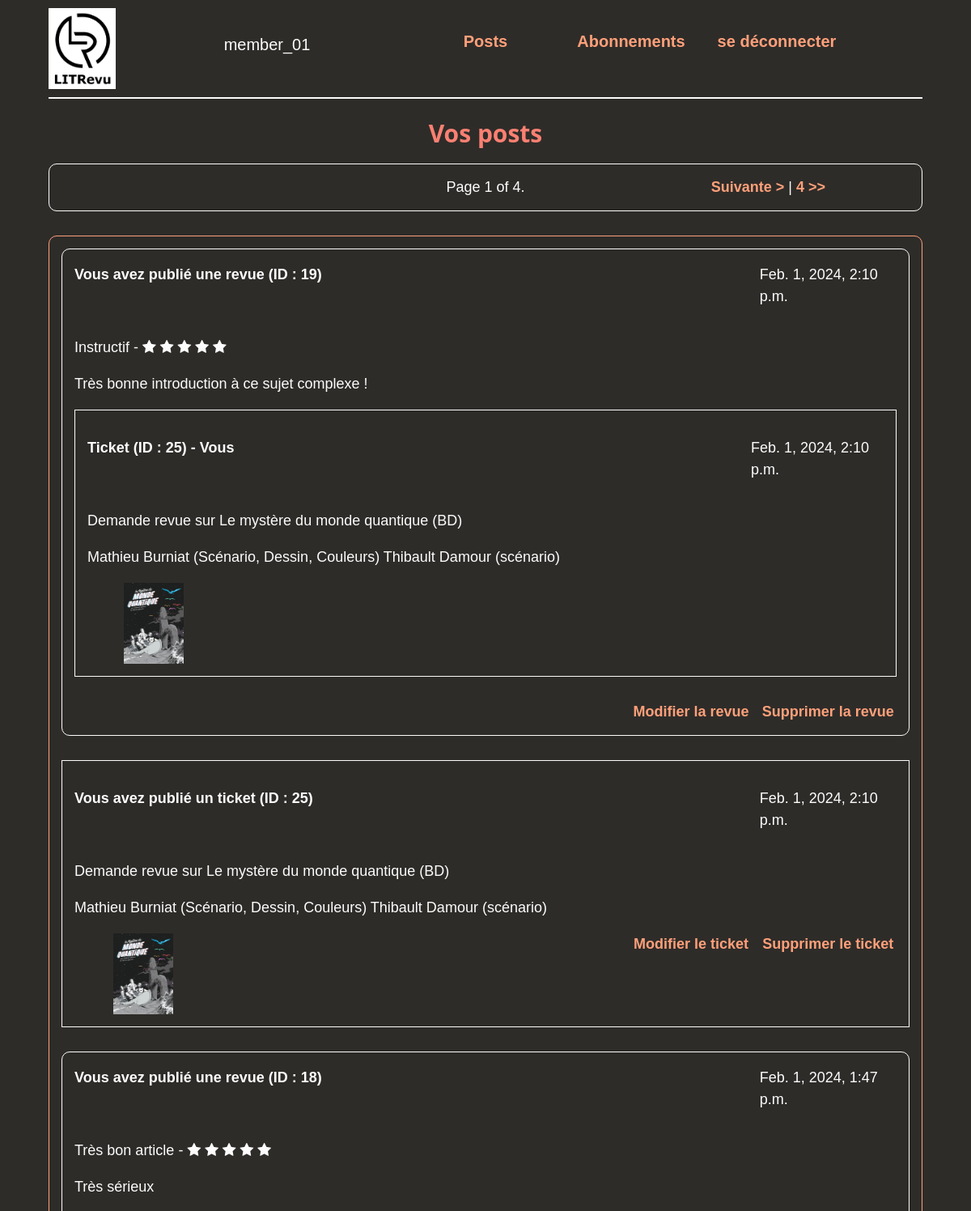
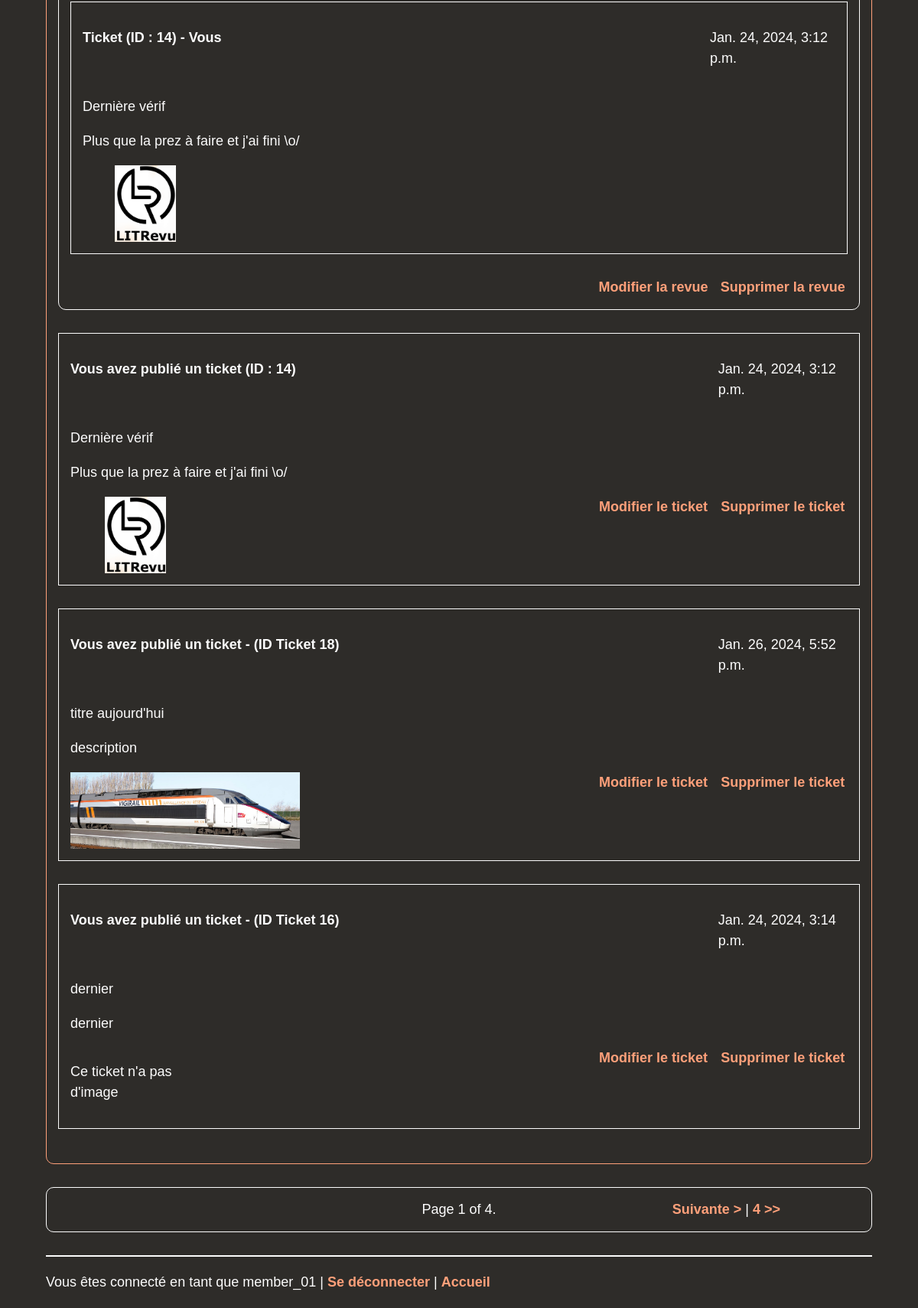
Before: /activity/ (signed in) with the older database file (2 pictures, top to bottom).
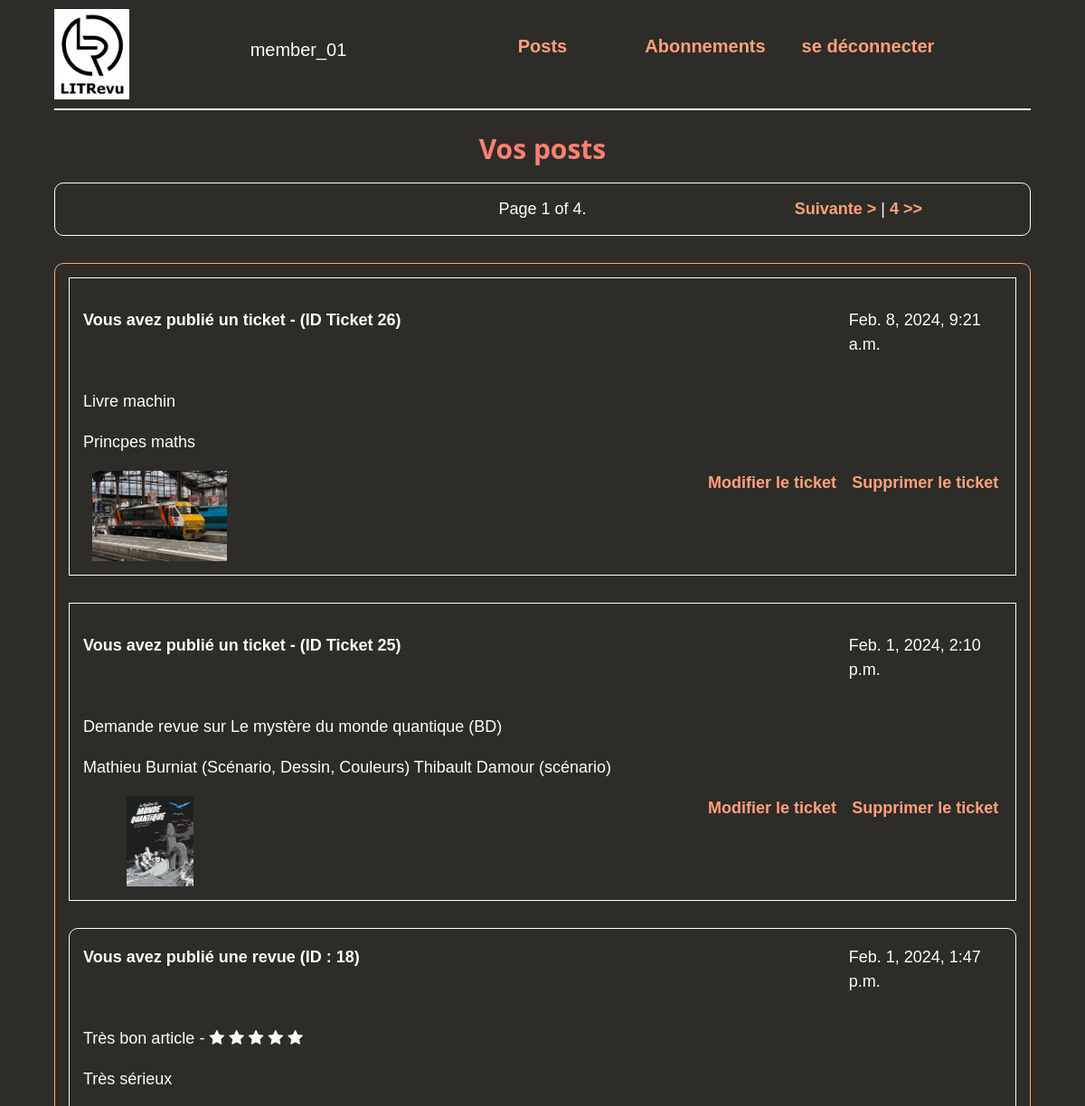
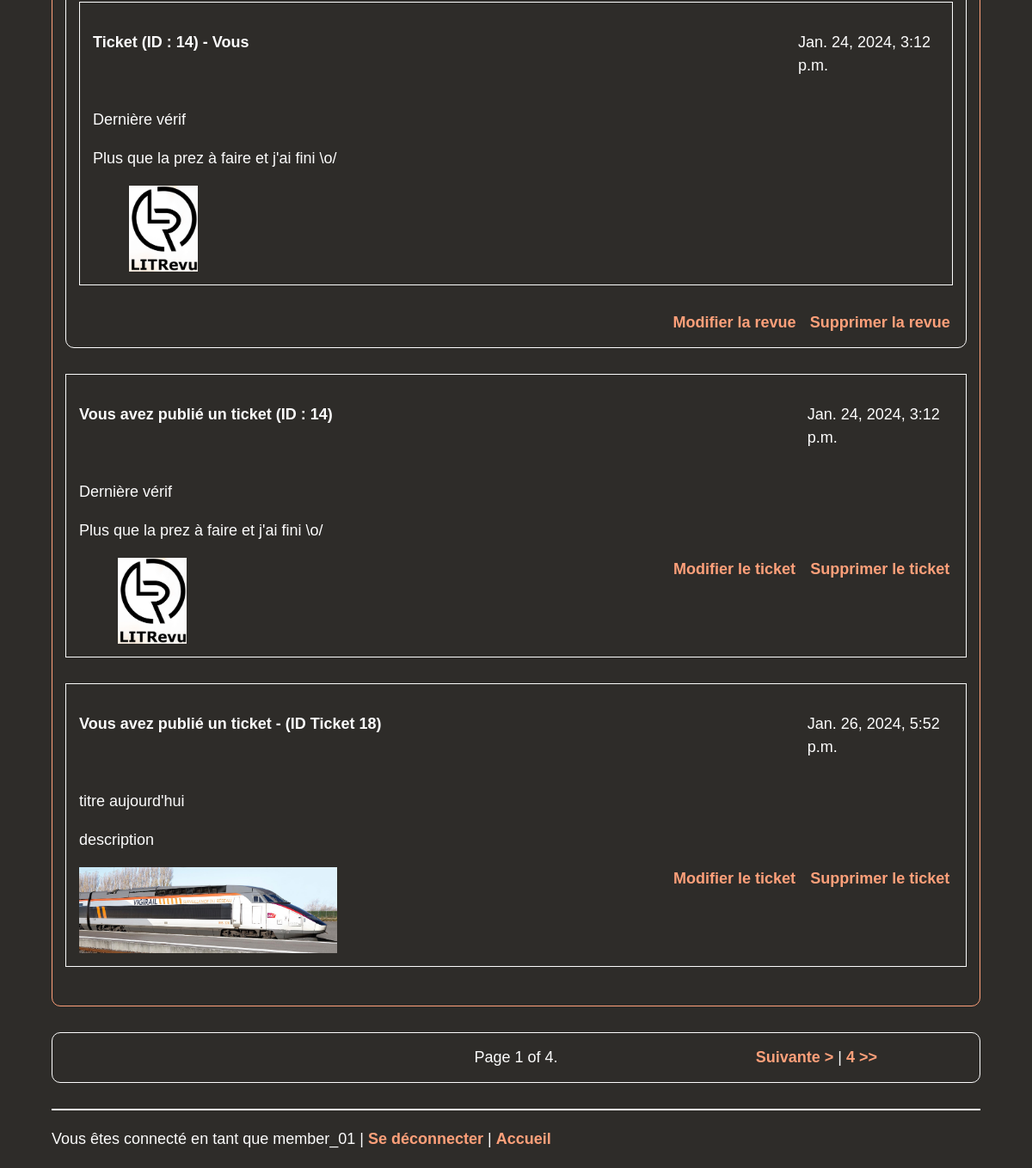
After: the same page with the newer database file (2 pictures, top to bottom).
### reviews/models.py (models this page shows)
class Review(models.Model):
    ticket = models.ForeignKey(
        Ticket,
        on_delete=models.CASCADE,
        blank=True,
    )
    rating = models.PositiveSmallIntegerField(
        validators=[
            MinValueValidator(0),
            MaxValueValidator(5)
        ]
    )
    user = models.ForeignKey(
        settings.AUTH_USER_MODEL,
        on_delete=models.CASCADE,
    )
    headline = models.CharField(
        max_length=128,
    )
    body = models.TextField(
        max_length=8192,
        blank=True,
    )
    time_created = models.DateTimeField(
        auto_now_add=True,
    )

class Ticket(models.Model):
    title = models.CharField(
        max_length=128,
    )
    description = models.TextField(
        max_length=2048,
    )
    user = models.ForeignKey(
        settings.AUTH_USER_MODEL,
        on_delete=models.CASCADE,
    )
    image = models.ImageField(
        null=True,
        blank=True,
    )
    time_created = models.DateTimeField(
        auto_now_add=True,
    )

### reviews/views.py (the view)
# urls.py: path('activity/', views.activity, name='activity'),
@login_required
def activity(request):
    header = 'Vos posts'
    user = request.user
    followed = helpers.followed_users(user)
    " The users' reviews with the belonging tickets. "
    reviews_qs = Review.objects.select_related("ticket").filter(
        Q(user__in=UserFollows.objects.filter(user=user)\
            .values("followed_user")) | Q(user=user)
    )
    reviews_qs = reviews_qs.annotate(
        content_type=Value('REVIEW', CharField()))
    tickets = Ticket.objects.filter(
        user=user
    ).exclude(id__in=reviews_qs.values("ticket_id"))
    reviews = []
    for review in reviews_qs:
        if (not(review.ticket.user == review.user)) | (review.user==user):
            reviews.append(review)
    """ The users' tickets with the belonging reviews,
        excluding the tickets already stored with a review.
    """
    tickets = tickets.annotate(
        content_type=Value('TICKET', CharField()))
    " combine and sort the two types of posts. "
    posts = sorted(
        chain(reviews, tickets),
        key=lambda post: post.time_created,
        reverse=True
    )
    " Pagination with 4 posts per page. "
    paginator = Paginator(posts, 4)
    page = request.GET.get("page")
    page_obj = paginator.get_page(page)
    return render(request, 'rev/activity.html', context={
        'header': header,
        'user': user,
        'posts': posts,
        'page_obj': page_obj,
        'followed': followed,
    })

### reviews/templates/rev/activity.html (shortened to what this page needs)
{% extends 'base.html' %}
{% block content %}
{% include 'rev/includes/pagination.html' %}
    <div class="cadre">
        {% for post in page_obj %}
            {% if post.content_type == 'REVIEW' %}
                <div class="review">
                    <div class="w3-row">
                        <p class="bold w3-col m10">
                            {% if post.user == user %}
                            Vous avez
                            {% endif %}
                            publié une revue (ID : {{ post.id }})
                        </p>
                        <p class="w3-col m2">{{ post.time_created }} </p>
                    </div>
                    {% include 'rev/includes/review_snippet.html' %}
                    <div class="ticket">
                        <div class="w3-row">
                            <p class="bold w3-col m10">
                                Ticket (ID : {{ post.ticket.id }}) - {% if post.ticket.user.username == user.username %}
                                    Vous
                                {% else %}
                                    {{ post.ticket.user.username }}
                                {% endif %}
                            </p>
                            <p class="w3-col m2">{{ post.ticket.time_created }} </p>
                        </div>
                        <p>{{ post.ticket.title }} </p>
                        <p>{{ post.ticket.description }} </p>
                        <div class="w3-row">
                            <div class="w3-col m2">
                                {% if post.ticket.image %}
                                    <img src="../../../reviews/images/{{ post.ticket.image }}"
                                    alt="Image ticket {{ t.ticket.id }}" height="100px">
                                {% else %}
                                    <p>Ce ticket n'a pas d'image </p>
                                {% endif %}
                            </div>
                            <div class="w3-col m10">
                            </div>
                        </div>
                    </div>
                    {% if post.user == user %}
                    <div class="w3-row">
                        <div class="w3-col m8">
                        </div>
                        <a class="w3-col m2 text_center" href="{% url 'edit-review' review_id=post.id %}">
                            Modifier la revue
                        </a>
                        <a class="w3-col m2 text_center" href="{% url 'delete-review' review_id=post.id %}">
                            Supprimer la revue
                        </a>
                    </div>
                    {% endif %}
                </div>
                {% if post.ticket.user == user %}
                <div class="ticket">
                    <div class="w3-row">
                        <p class="bold w3-col m10">
                            {% if post.ticket.user.username == user.username %}
                                Vous avez
                            {% else %}
                                {{ post.ticket.user.username }} a
                            {% endif %}
                            publié un ticket (ID : {{ post.ticket.id }})
                        </p>
                        <p class="w3-col m2">{{ post.ticket.time_created }} </p>
                    </div>
                    <p>{{ post.ticket.title }} </p>
                    <p>{{ post.ticket.description }} </p>
                    <div class="w3-row">
                        <div class="w3-col m2">
                            {% if post.ticket.image %}
                                <img src="../../../reviews/images/{{ post.ticket.image }}"
                                    alt="Image ticket {{ t.ticket.id }}" height="100px">
                            {% else %}
                                <p>Ce ticket n'a pas d'image </p>
                            {% endif %}
                        </div>
                        <div class="w3-col m6">
                        </div>
                        <a class="w3-col m2 text_center" href="{% url 'edit-ticket' ticket_id=post.ticket.id %}">
                            Modifier le ticket
                        </a>
                        <a class="w3-col m2 text_center" href="{% url 'delete-ticket' ticket_id=post.ticket.id %}">
                            Supprimer le ticket
                        </a>
                    </div>
                </div>
                {% endif %}
            {% elif post.content_type == 'TICKET' %}
                <div class="ticket">
                    <div class="w3-row">
                        <p class="bold w3-col m10">
                            {% if post.user == user %}
                            Vous avez
                            {% endif %}
                            publié un ticket - (ID Ticket {{ post.id }})
                        </p>
                        <p class="w3-col m2">{{ post.time_created }} </p>
                    </div>
                    <p>{{ post.title }} </p>
                    <p>{{ post.description }} </p>
                    <div class="w3-row">
                        <div class="w3-col m2">
                            {% if post.image %}
                                <img src="../../../reviews/images/{{ post.image }}"
                                    alt="Image ticket {{ t.id }}" height="100px">
                            {% else %}
                                <p>Ce ticket n'a pas d'image </p>
                            {% endif %}
                        </div>
                        {% if post.user == user %}
                            <div class="w3-col m6">
                            </div>
                            <a class="w3-col m2 text_center" href="{% url 'edit-ticket' ticket_id=post.id %}">
                                Modifier le ticket
                            </a>
                            <a class="w3-col m2 text_center" href="{% url 'delete-ticket' ticket_id=post.id %}">
                                Supprimer le ticket
                            </a>
                        {% else %}
                            <div class="w3-col m10">
                                &nbsp;
                            </div>
                        {% endif %}
                    </div>
                </div>
            {% endif %}
        {% endfor %}
    </div>
{% include 'rev/includes/pagination.html' %}
{% endblock content %}

### reviews/templates/base.html (shortened to what this page needs)
{% load static %}
<!DOCTYPE html>
<html>
    <head>
        <link rel="stylesheet" href="{% static 'CSS/w3.css' %}" >
        <link rel="stylesheet" href="https://cdnjs.cloudflare.com/ajax/libs/font-awesome/4.7.0/css/font-awesome.min.css">
        <link rel="stylesheet" media="screen" viewport="screen" href="{% static 'CSS/styles.css' %}" rel="stylesheet">
    </head>
    <body>
        <div id="home" class="container div_">
            <div id="header">
                <div class="w3-row">
                    <a class="w3-col m2" title="Accueil" href="{% url 'home' %}">
                        <div id="logo">
                            <img src="../../../reviews/images/logo.png"
                                alt="Alt logo" height="100px">
                        </div>
                    </a>
                    <div id="menu" class="w3-col m9">
                        <div class="menu_no_link">
                            {%  if user.is_authenticated %}
                                {{ user.username }}
                            {%  endif %}
                        </div>
                        <div class="menu_link">
                            <a href="{% url 'activity' %}">
                                Posts
                            </a>
                            </div>
                        <div class="menu_link">
                            <a href="{% url 'abonnements' %}">
                                Abonnements
                            </a>
                        </div>
                        <div class="menu_link">
                            <a href="{% url 'logout' %}">
                                se déconnecter
                            </a>
                        </div>
                    </div>
                </div>
                <hr>
                <h2 class="text_center">{{ header }}</h2>
            </div>
            {% block content %}{% endblock content %}
            <hr>
            <div id="footer">
                <p>
                {%  if user.is_authenticated %}
                    Vous êtes connecté en tant que {{ request.user }} |
                    <a href="{% url 'logout' %}">Se déconnecter</a> | {% endif %} <a href="{% url 'home' %}">Accueil</a>
                </p>
            </div>
        </div>
    </body>
</html>

### reviews/templates/rev/includes/pagination.html (shortened to what this page needs)
<div class="pagination">
    <div class="w3-row">
        <div class="w3-col m4 text_center">
        </div>
        <div class="w3-col m4 text_center">
            <span class="current">
                Page {{ page_obj.number }} of {{ page_obj.paginator.num_pages }}.
            </span>
        </div>
        <div class="w3-col m4 text_center">
            {% if page_obj.has_next %}
                <a href="?page={{ page_obj.next_page_number }}">Suivante &gt;</a> |
                <a href="?page={{ page_obj.paginator.num_pages }}">{{ page_obj.paginator.num_pages }} &gt;&gt;</i> </a><br>
            {% else %}
                &nbsp;
            {% endif %}
        </div>
    </div>
</div>

### reviews/templates/rev/includes/review_snippet.html
<p>{{ post.headline }} -
{% if post.rating == 0 %}
    <i class="fa fa-star-o"></i> <i class="fa fa-star-o"></i> <i class="fa fa-star-o"></i> <i class="fa fa-star-o"></i> <i class="fa fa-star-o"></i> </p>
{% elif post.rating == 1 %}
    <i class="fa fa-star"></i> <i class="fa fa-star-o"></i> <i class="fa fa-star-o"></i> <i class="fa fa-star-o"></i> <i class="fa fa-star-o"></i> </p>
{% elif post.rating == 2 %}
    <i class="fa fa-star"></i> <i class="fa fa-star"></i> <i class="fa fa-star-o"></i> <i class="fa fa-star-o"></i> <i class="fa fa-star-o"></i> </p>
{% elif post.rating == 3 %}
    <i class="fa fa-star"></i> <i class="fa fa-star"></i> <i class="fa fa-star"></i> <i class="fa fa-star-o"></i> <i class="fa fa-star-o"></i> </p>
{% elif post.rating == 4 %}
    <i class="fa fa-star"></i> <i class="fa fa-star"></i> <i class="fa fa-star"></i> <i class="fa fa-star"></i> <i class="fa fa-star-o"></i> </p>
{% elif post.rating == 5 %}
    <i class="fa fa-star"></i> <i class="fa fa-star"></i> <i class="fa fa-star"></i> <i class="fa fa-star"></i> <i class="fa fa-star"></i> </p>
{% endif %}
<p>{{ post.body }} </p>

Changed rows visible on the page:
removed Review: shows "Vous avez", id "19", time_created "Feb. 1, 2024, 2:10 p.m.", headline "Instructif", rating 5 (drawn), body "Très bonne introduction à ce sujet complexe !", ticket.id "25", ticket.time_created "Feb. 1, 2024, 2:10 p.m.", ticket "Demande revue sur Le mystère du monde quantique (BD)", ticket.description "Mathieu Burniat (Scénario, Dessin, Couleurs) Thibault Damour (scénario)", ticket.image (picture), shows "Modifier la revue"
no longer on this page (row unchanged): Ticket: shows "Vous avez", id "16", time_created "Jan. 24, 2024, 3:14 p.m.", title "dernier", description "dernier", image "Ce ticket n'a pas d'image", shows "Modifier le ticket"
added Ticket: shows "Vous avez", id "26", time_created "Feb. 8, 2024, 9:21 a.m.", title "Livre machin", description "Princpes maths", image (picture), shows "Modifier le ticket"
now on this page (row unchanged): Ticket: shows "Vous avez", id "25", time_created "Feb. 1, 2024, 2:10 p.m.", title "Demande revue sur Le mystère du monde quantique (BD)", description "Mathieu Burniat (Scénario, Dessin, Couleurs) Thibault Damour (scénario)", image (picture), shows "Modifier le ticket"
